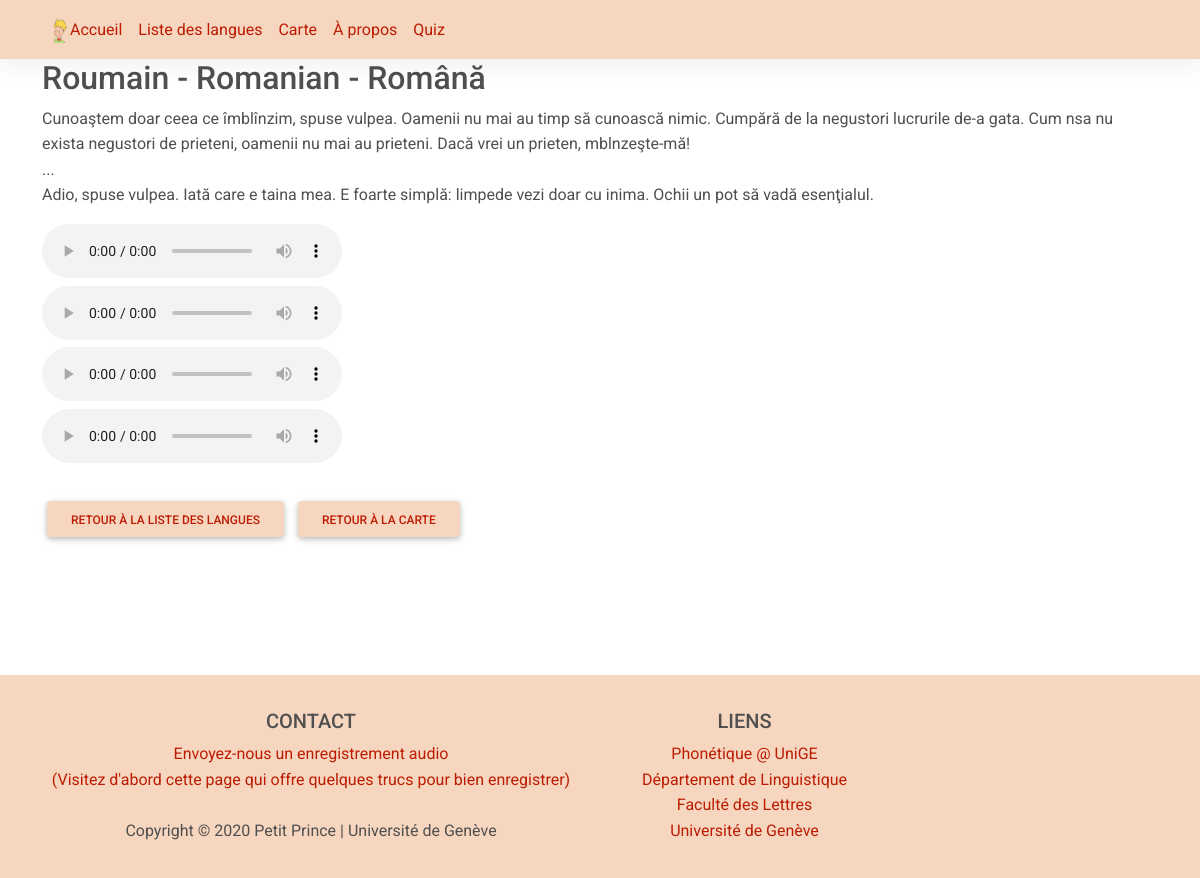
Screenshot of /langue/roumain with the database file from the repository.
### prince/models.py (models this page shows, shortened)
class Language(db.Model):
    __tablename__='prince_language'
    id = db.Column(db.Integer, primary_key=True)
    iso = db.Column(db.Text, unique=True, nullable=False)
    varpron = db.Column(db.Integer)
    french = db.Column(db.Text, nullable=False)
    english = db.Column(db.Text, nullable=False)
    self = db.Column(db.Text)
    text = db.Column(db.Text)
    imgtext = db.Column(db.String(20))
    trad = db.Column(db.String(120))
    comment = db.Column(db.Text)
    actif = db.Column(db.Integer)
    grp = db.Column(db.Integer)
    geo = db.Column(db.String(100))
    geolat = db.Column(db.Float)
    geolng = db.Column(db.Float)

class Sound(db.Model):
    __tablename__='prince_sound'
    id = db.Column(db.Integer, primary_key=True)
    filename = db.Column(db.Text, nullable=False)
    date = db.Column(db.String(11))
    speaker = db.Column(db.Text)
    language = db.Column(db.Text)
    comment = db.Column(db.Text)
    private = db.Column(db.Text)

### prince/routes.py (the view)
@app.route('/langue/<lang>')
def langue(lang):
    langue_complet = Language.query.filter_by(french = lang).first()
    sounds = Sound.query.filter_by(language = langue_complet.iso)
    return render_template('langue.html', langue=langue_complet, title=lang, sounds = sounds)

### prince/templates/langue.html (shortened to what this page needs)
{% extends "layout.html" %}
{% block content %}
  {% set page_title = sentence_case(title)%}
  {% if langue.english != '' %}
    {% set page_title = page_title + ' - ' + sentence_case(langue.english)|safe %}
  {% endif %}
  {% if langue.self != '' %}
    {% set page_title = page_title + ' - ' + sentence_case(langue.self)%}
  {% endif %}
  <h2>{{page_title}}</h2>
  <p>{{langue.text|safe}}</p>
  <div class="row_langue">
    <div class="column_langue">
      {% if sounds.first() is not none %}
        {% for sound in sounds %}
          <audio controls src="{{ url_for('static', filename='audio/') }}{{sound.filename}}" controlsList="nodownload">
            Your browser does not support the <code>audio</code> element.</audio> <br>
        {% endfor %}
        <br>
      {% endif %}
      <a class="btn btn-light bg-steel" style="background-color: #f6d6bf; color: #bc1c03;" href="{{url_for('liste_langues')}}">Retour à la liste des langues</a>
      <a class="btn btn-light bg-steel" style="background-color: #f6d6bf; color: #bc1c03;" href="{{url_for('carte')}}">Retour à la carte</a><br><br>
    </div>
    <div class="column_langue">
        <div id="mapid" class="map_langue"></div>
    </div>
  </div>
  <br>
  <br>
{% endblock content%}

### prince/templates/layout.html (shortened to what this page needs)
<!DOCTYPE html>
<html lang="en" dir="ltr">
  <head>
    <link rel="stylesheet" href="http://cdn.leafletjs.com/leaflet/v0.7.7/leaflet.css" />
    <link rel="stylesheet" href="https://use.fontawesome.com/releases/v5.15.2/css/all.css" />
    <link rel="stylesheet" href="https://stackpath.bootstrapcdn.com/bootstrap/4.4.1/css/bootstrap.min.css">
    <link rel="stylesheet" type="text/css" href="{{ url_for('static', filename='stylesheets/mdb/mdb.min.css') }}" />
    <link rel="stylesheet" type="text/css" href="{{ url_for('static', filename='stylesheets/main.css') }}">
    <link rel="stylesheet" type="text/css" href="{{ url_for('static', filename='stylesheets/cards.css') }}">
    <link rel="stylesheet" type="text/css" href="{{ url_for('static', filename='stylesheets/quiz_home.css') }}">
    <link rel="stylesheet" href="https://cdnjs.cloudflare.com/ajax/libs/animate.css/4.1.1/animate.min.css"/>
  </head>
  <body>
    <header class="site-header">
        <nav class="navbar navbar-expand-md navbar-dark bg-steel">
          <div class="container">
            <div class="collapse navbar-collapse" id="navbarToggle">
              <div class="nav navbar-nav mr-auto">
                <a class="nav-item nav-link" href="{{url_for('home')}}">
                  <img id="navbar_petit_prince"
                  src=  '{{ url_for('static', filename='img/prince_transparent.png')}}' alt="petit_prince" width='20' height='20'>Accueil</a>
                <a class="nav-item nav-link" href="{{url_for('liste_langues')}}">Liste des langues</a>
                <a class="nav-item nav-link" href="{{url_for('carte')}}">Carte</a>
                <a class="nav-item nav-link" href="{{url_for('about')}}">À propos</a>
                <a class="nav-item nav-link" href="{{url_for('quiz_home')}}">Quiz</a>
              </div>
            </div>
          </div>
        </nav>
      </header>
      <main role="main" class="container" >
        {% macro sentence_case(text) %}
          {{ text[0]|upper}}{{text[1:] }}
        {% endmacro %}
            {% block content %}lalal{% endblock %}
      </main>
      <footer class="footer font-small dark bg-steel pt-4 pb-2">
        <div class="container-fluid text-center text-md-left">
          <div class="row">
            <div class="col-md-6 mt-md-0 mt-3">
              <h5 class="text-uppercase">Contact</h5>
              <a class="text-my-own-color" href=mailto:jeanphilippegoldman@gmail.com>Envoyez-nous un enregistrement audio</a>
              <br>
              <a class="text-my-own-color" href="{{url_for('enregistrement')}}">(Visitez d'abord cette page qui offre quelques trucs pour bien enregistrer)</a><br>
              <br>
              Copyright © 2020 Petit Prince | Université de Genève
            </div>
            <br />
      <div class="col-md-3 mb-md-0 mb-3">
        <h5 class="text-uppercase">Liens</h5>
        <ul class="list-unstyled">
          <li>
            <a class="text-my-own-color" href="http://latlcui.unige.ch/phonetique">Phonétique @ UniGE</a>
          </li>
          <li>
            <a class="text-my-own-color" href="http://www.unige.ch/lettres/linguistique">Département de Linguistique</a>
          </li>
          <li>
            <a class="text-my-own-color" href="http://www.unige.ch/lettres">Faculté des Lettres</a>
          </li>
          <li>
            <a class="text-my-own-color" href="http://www.unige.ch">Université de Genève</a>
          </li>
        </ul>
          </div>
        </div>
      </div>
      </footer>
  </body>
</html>

### prince/static/stylesheets/main.css (style rules this page uses)
.row { margin:10px; }
a { color: #bc1c03; }
.btn { margin: 5px; }
.btn-light { color: #bc1c03; border-color: #bc1c03; }
.row:after { content: ""; display: table; clear: both; }
.bg-steel { background-color: #f6d6bf; opacity: 100%; }
#navbar_petit_prince { height: 25px; }
.site-header .navbar-nav .nav-link { color: #bc1c03; }
.text-my-own-color { color: #bc1c03 !important; // Define your own color in your CSS }
.column_langue { float: left; width: 50%; }
.row_langue { display: flex; }
.row_langue:after { content: ""; display: table; clear: both; }
.map_langue { height: 400px; width: 400px; }

### rows the page displays
Language: english "R R", english "omanian omână", text "Cunoaştem doar ceea ce îmblînzim, spuse vulpea. Oamenii nu mai au timp să cunoască nimic. Cumpără de la negustori lucrurile de-a gata. Cum nsa nu exista negustori de prieteni, oamenii nu mai au prieteni. Dacă vrei un prieten, mblnzeşte-mă! ... Adio, spuse vulpea. Iată care e taina mea. E foarte simplă: limpede vezi doar cu inima. Ochii un pot să vadă esenţialul."

### other values shown
{{ text[0]|upper }} "R"
{{ text[1:] }} "oumain"
{{ page_title }} "- -"
